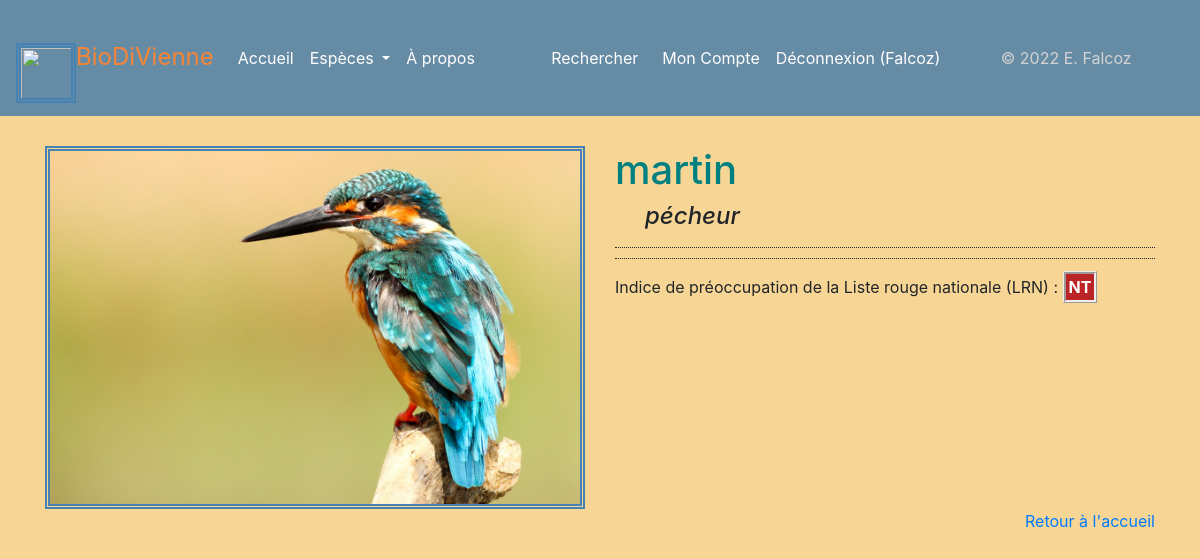
Screenshot of /espece/27 (signed in) with the database file from the repository.
### app25OK.py (models this page shows, shortened)
class User(UserMixin, db.Model):
    user_id = db.Column(db.Integer, unique=True, nullable=False, primary_key=True, autoincrement=True)
    user_nom = db.Column(db.Text, nullable=False)
    user_login = db.Column(db.String(45), nullable=False, unique=True)
    user_email = db.Column(db.Text, nullable=False)
    user_password = db.Column(db.String(100), nullable=False)
    authorships = db.relationship("Authorship", back_populates="user")

class Espece(db.Model):
    espece_id = db.Column(db.Integer, unique=True, nullable=False, primary_key=True, autoincrement=True)
    espece_fichier = db.Column(db.Text, unique=True, nullable=False)
    espece_regne = db.Column(db.Text)
    espece_nom_vernaculaire = db.Column(db.Text, nullable=False)
    espece_nom_latin = db.Column(db.Text, unique=True, nullable=False)
    espece_description = db.Column(db.Text)
    espece_preoccupation = db.Column(db.Text)
    authorships = db.relationship("Authorship", back_populates="espece")

### app25OK.py (the view)
@app.route("/espece/<int:espece_id>")
def espece(espece_id):
    unique_espece = Espece.query.get(espece_id)
    return render_template("pages/espece.html", espece=unique_espece)

### app25OK.py (called while the page is built)
@login.user_loader
def trouver_utilisateur_via_id(identifiant):
    return User.query.get(int(identifiant))

### templates/pages/espece.html (shortened to what this page needs)
{% extends "conteneur.html" %}
{% block corps %}
    {% if statut == 0 %}
        <div class="alert alert-warning" role="alert">Erreur: vous ne pouvez avoir un même nom latin pour deux espèces.</div>
    {% else %}
    {% if espece %}
<div>
<div class="row align-items-start">
    <div class="col">
            <img src=/display/{{espece.espece_fichier}} class="img-fluid" href="{{espece.espece_droit_image}}">
    </div>
    <div class="col desc">
      <h1>{{espece.espece_nom_vernaculaire}}</h1>
            <h4><i>{{espece.espece_nom_latin}}</i></h4>
      <div class="mb-3">
                <p class="description">{{espece.espece_description}}</p>
              </div>
            <div class="mb-3">
                <p>Indice de préoccupation de la Liste rouge nationale (LRN) : <span class="preocc">{{espece.espece_preoccupation}}</span></p></br>
            </div>
</div>
</div>
    {% else %}
            <div class="row align-items-start">
                <div class="col">
        <p>La base de données est en cours de constitution</p>
                    </div>
            </div>
    {% endif %}
    {% endif %}
    <p><a class="float-right" href="{{url_for('accueil')}}">Retour à l'accueil</a></p>
{% endblock %}

### templates/conteneur.html (shortened to what this page needs)
<!DOCTYPE html>
<html lang="fr">
<head>
    <head>
    {% include "partials/css.html" %}
        <link rel="stylesheet" href="/static/css/style.css">
</head>
<body>
    <nav class="navbar navbar-expand-lg navbar-light" style="background-color: #668ba4;">
        <a class="navbar-brand" href="{{url_for('accueil')}}" style="color: #f78536; font-size: x-large;"> <img class="d-inline-block" src="{{url_for('static', filename='images/pavot.png')}}" width="60" height="60" class="d-inline-block align-text-top"/>BioDiVienne</a>
        <ul class="navbar-nav mr-auto mt-2 mt-lg-0">
          <li class="nav-item active">
            <a class="nav-link nav-info" style="color: white" href="{{url_for('accueil')}}">Accueil</a>
          </li>
          <li class="nav-item dropdown nav-item">
            <a class="nav-link dropdown-toggle" style="color: white" href="#" id="EspecesDropdown" role="button" data-toggle="dropdown" aria-haspopup="true" aria-expanded="false">
              Espèces
            </a>
          </li>
            <li class="nav-item">
            <a class="nav-link " style="color: white;" href="{{url_for('page_apropos')}}">À propos</a>
          </li>
        </ul>
        <form class="form-inline my-2 my-lg-0" action="{{url_for('recherche')}}" method="GET">
            <a class="nav-link" style="color: white" src="{{url_for('recherche')}}" href="{{url_for('recherche')}}">Rechercher</a>
        </form>
        <ul class="navbar-nav mr-auto">
                {% if not current_user.is_authenticated %}
                  <li class="nav-item">
                    <a class="nav-link" style="color: white" href="{{url_for("inscription")}}">Inscription</a>
                  </li>
                  <li class="nav-item">
                    <a class="nav-link" style="color: white" href="{{url_for("connexion")}}">Connexion</a>
                  </li>
                {% else %}
                <li class="nav-item">
                <a class="nav-link" style="color: white" href="{{url_for("mon_compte")}}">Mon Compte</a>
                </li>
                  <li class="nav-item">
                    <a class="nav-link" style="color: white" href="{{url_for("deconnexion")}}">Déconnexion ({{current_user.user_nom}})</a>
                  </li>
                {% endif %}
        </ul>
        <ul class="navbar-nav mr-auto">
            <li class="nav-item" style="color: lightgray">&copy; 2022 E. Falcoz</li>
        </ul>
    </nav>
    <div class="container">
    {% block corps %}{% endblock %}
    </div>
</div>
</body>
</html>

### static/css/style.css (style rules this page uses)
.container { background-image: none; }

### templates/pages/espece.html (style rules this page uses)
body { background-color: #f7d695; }
img { border-style: double; border-width: thick; border-color: steelblue; margin-top: 30px; }
.desc { margin-top: 30px; }
.preocc { font-weight: bolder; color: white; border-style: ridge !important; border-radius: 05%; padding: 3px; background-color: #bc2525; border-width: 3px; }
p.description { border-top: dotted 1px; margin: revert; padding: 5px; border-bottom: dotted 1px; text-align: justify; }
h1 { color: teal; }
h4 { margin-left: 30px; }

### rows the page displays
User: user_nom "Falcoz"
Espece: espece_fichier (picture), espece_nom_vernaculaire "martin", espece_nom_latin "pécheur", espece_preoccupation "NT"
